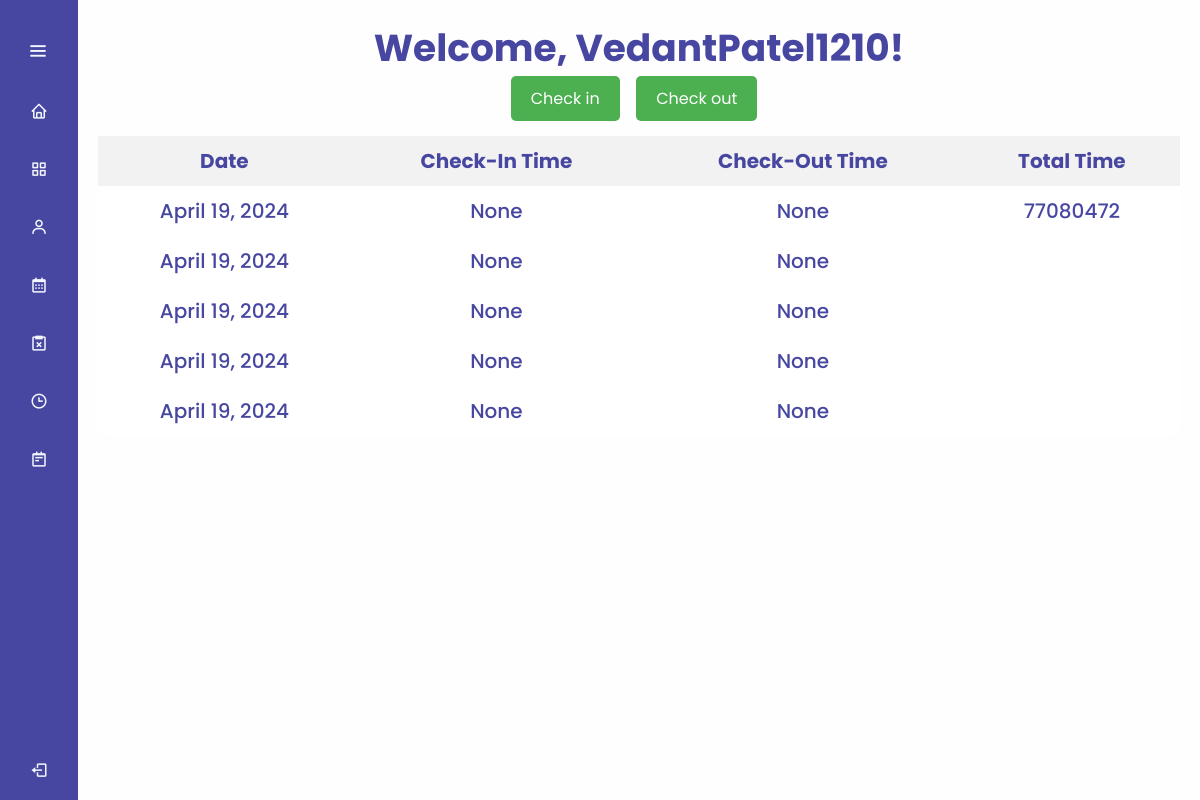
Page /timesheet (signed in) on the earlier database version.
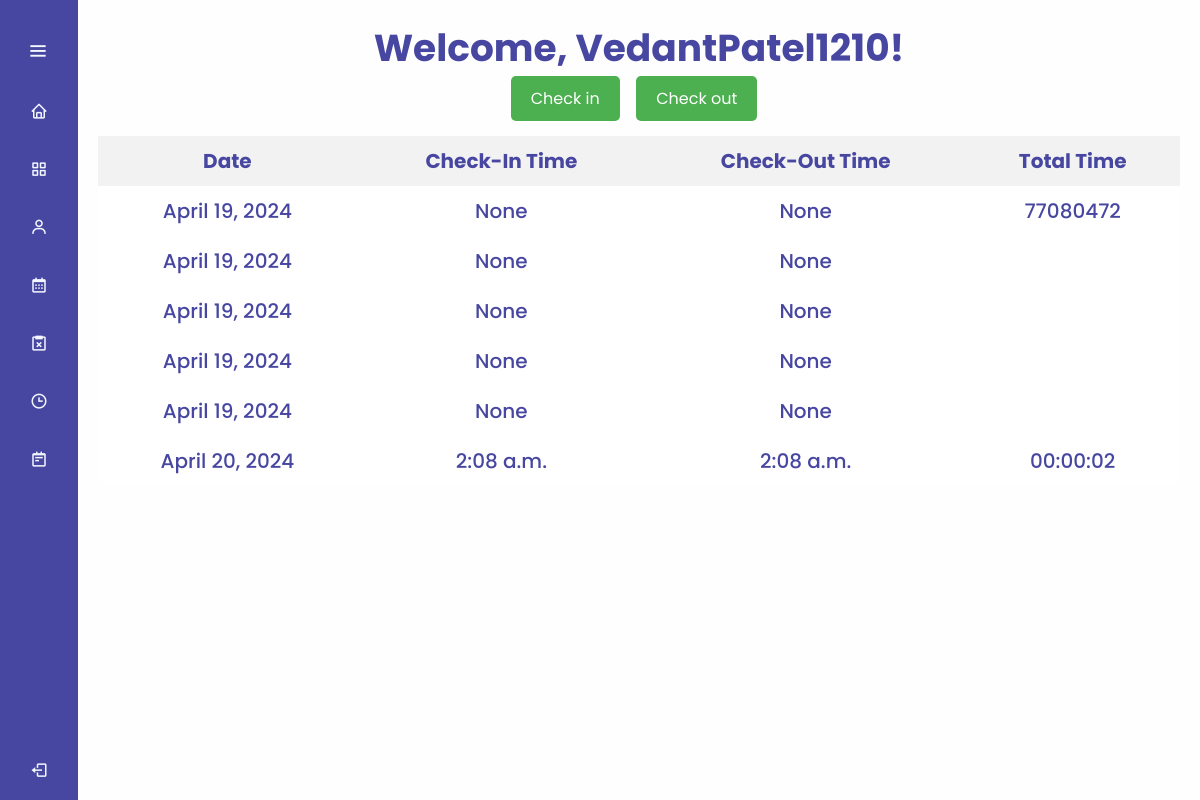
Same page on the later database version.
### emp_engagement/models.py (models this page shows, shortened)
class TimeSheetData(models.Model):
    username = models.CharField(max_length=30)
    date = models.DateField(auto_now_add=True)
    check_in_time = models.TimeField(null=True,blank=True)
    check_out_time = models.TimeField(null=True,blank=True)
    total_time = models.CharField(max_length=8, default='')

### emp_engagement/decorators.py (the view)
    def wrapped_view(request,*args, **kwargs):
        try:
            if 'username' in request.session.keys():
                return view_func(request,*args, **kwargs)
            else:
                return redirect('/login')
        except:
            return redirect('/login')

### emp_engagement/views.py (called while the page is built, shortened)
@login_access_only
def timesheet(request):
    timezone.activate("Asia/Kolkata")
    display_name= request.session.get('display_name')
    position = request.session.get('position')
    profile_pic_url = request.session.get('profile_pic_url')
    timesheet_data = TimeSheetData.objects.filter(username=request.session.get('username'))
    return render(request,'timesheet.html',{'display_name': display_name, 'position':position, 'profile_pic_url':profile_pic_url,'timesheet_data': timesheet_data})

### templates/timesheet.html (shortened to what this page needs)
{% extends "index.html" %}
{% block css %}
{% load static %}
<link rel="stylesheet" href="{% static "css/timesheet.css" %}">
{% endblock css %}
{% block section %}
<div class="container">
  <center>
  <h1>Welcome, {{ display_name }}!</h1>
  <form method="post" action="/timesheet">
    <button type="submit" name="check_in">Check in</button>
    <button type="submit" name="check_out">Check out</button>
  </form>
  </center>
  <table id="checkInOutTable">
    <thead>
      <tr>
        <th>Date</th>
        <th>Check-In Time</th>
        <th>Check-Out Time</th>
        <th>Total Time</th>
      </tr>
    </thead>
    <tbody id="tableBody">
      {% for entry in timesheet_data %}
      <tr>
        <td>{{ entry.date }}</td>
        <td>{{ entry.check_in_time }}</td>
        <td>{{ entry.check_out_time }}</td>
        <td>{{ entry.total_time }}</td>
      </tr>
      {% endfor %}
    </tbody>
  </table>
</div>
{% endblock section %}

### templates/index.html (shortened to what this page needs)
<!DOCTYPE html>
<html lang="en" dir="ltr">
<head>
    {% load static %}
    <link rel="stylesheet" href="{% static "css/index.css" %}">
    {% block css %}{% endblock css %}
    <link href='https://unpkg.com/boxicons@2.1.4/css/boxicons.min.css' rel='stylesheet'>
    <link rel="stylesheet" href="https://cdnjs.cloudflare.com/ajax/libs/font-awesome/5.15.2/css/all.min.css">
</head>
<body>
    <div class="sidebar">
        <div class="logo-details">
            <i class='bx bx-menu' id="btn"></i>
        </div>
        <ul class="nav-list">
            <li>
                <a href="/home" id="home_button">
                    <i class='bx bx-home'></i>
                </a>
            </li>
            <li>
                <a href="/dashboard" id="dashboard_button">
                    <i class='bx bx-grid-alt'></i>
                </a>
            </li>
            <li>
                <a href="/user" id="user_button">
                    <i class='bx bx-user'></i>
                </a>
            </li>
            <li>
                <a href="/event" id="event_button">
                    <i class='bx bx-calendar'></i>
                </a>
            </li>
            <li>
                <a href="/task" id="task_button">
                    <i class='bx bx-task-x'></i>
                </a>
            </li>
            <li>
                <a href="/timesheet" id="timesheet_button">
                    <i class='bx bx-time'></i>
                </a>
            </li>
            <li>
                <a href="/leave" id="leave_button">
                    <i class='bx bx-notepad'></i>
                </a>
            </li>
            <li class="profile">
                <div class="profile-details">
                    <div class="name_job">
                        <div class="name">{{ display_name }}</div>
                        <div class="job">{{ position }}</div>
                    </div>
                </div>
                <a href="#" id="logout_button">
                    <i class='bx bx-log-out' id="log_out" onclick="showConfirmationDialog()"></i>
                </a>
            </li>
        </ul>
    </div>
    <section class="home-section">
        {% block section %}{% endblock section %}
    </section>
</body>
</html>

### static/css/index.css (style rules this page uses)
* { margin: 0; padding: 0; box-sizing: border-box; font-family: "Poppins", sans-serif; }
:root { --primary-color: #4747a1; --secondary-color:#f4f7fe; }
.sidebar { position: fixed; left: 0; top: 0; height: 100%; width: 78px; background: var(--primary-color); padding: 6px 14px; z-index: 99; transition: all 0.5s ease; }
.sidebar .logo-details { height: 60px; display: flex; align-items: center; position: relative; opacity: 1; transition: opacity 0.5s ease; }
.sidebar.closed .logo-details { opacity: 1; }
.sidebar .logo-details i { height: 30px; width: 30px; object-fit: cover; border-radius: 6px; margin-right: 10px; opacity: 1; transition: opacity 0.5s ease; }
.sidebar .logo-details #btn { position: absolute; top: 50%; right: -9px; transform: translateY(-50%); font-size: 22px; transition: all 0.4s ease; font-size: 23px; text-align: center; cursor: pointer; transition: all 0.5s ease; }
.sidebar i { color: var(--secondary-color); height: 60px; min-width: 50px; font-size: 28px; text-align: center; line-height: 60px; }
.sidebar .nav-list { margin-top: 20px; height: 100%; }
.sidebar li { position: relative; margin: 8px 0; list-style: none; }
.sidebar ::placeholder { color: var(--secondary-color); }
.sidebar li a { display: flex; height: 100%; width: 100%; border-radius: 12px; align-items: center; text-decoration: none; transition: all 0.4s ease; background: var(--primary-color); }
.sidebar li i { height: 50px; line-height: 50px; font-size: 18px; border-radius: 12px; }
.sidebar li.profile { position: fixed; height: 60px; width: 78px; left: 0; bottom: -8px; padding: 10px 14px; background: var(--primary-color); transition: all 0.5s ease; overflow: hidden; }
.sidebar li .profile-details { display: flex; align-items: center; flex-wrap: nowrap; }
.sidebar li.profile .name, .sidebar li.profile .job { font-size: 15px; font-weight: 400; color: var(--secondary-color); white-space: nowrap; }
.sidebar li.profile .job { font-size: 12px; }
.sidebar .profile #log_out { position: absolute; top: 50%; right: 0; transform: translateY(-50%); background: var(--primary-color); width: 100%; height: 60px; line-height: 60px; border-radius: 0px; transition: all 0.5s ease; }
.home-section { position: absolute; background: var(--secondary-color); min-height: 100vh; top: 0; left: 78px; width: calc(100% - 78px); transition: all 0.5s ease; z-index: 2; font-size: 25px; font-weight: 500; }
.home-section { color: var(--primary-color); }

### static/css/timesheet.css (style rules this page uses)
body { font-family: Arial, sans-serif; margin: 0; padding: 0; }
.container { height: 100vh; background-color: rgba(255, 255, 255, 0.9); padding: 20px; }
table { width: 100%; border-collapse: separate; border-spacing: 0; background-color: rgba(255, 255, 255, 0.8); border-radius: 10px; overflow-y: auto; max-height: calc(100vh - 150px); }
th, td { padding: 10px; text-align: center; font-size: 20px; }
th { background-color: #f2f2f2; }
button { padding: 10px 20px; font-size: 16px; cursor: pointer; background-color: #4CAF50; color: white; border: none; border-radius: 5px; margin-right: 10px; }
form { padding-bottom: 15px; }

Differences in the rows shown:
added TimeSheetData: date "April 20, 2024", check_in_time "2:08 a.m.", check_out_time "2:08 a.m.", total_time "00:00:02"
